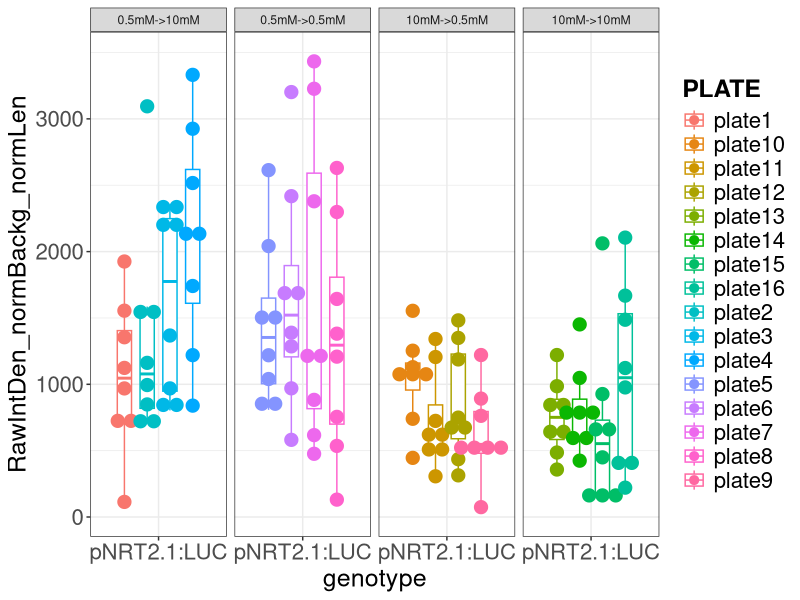
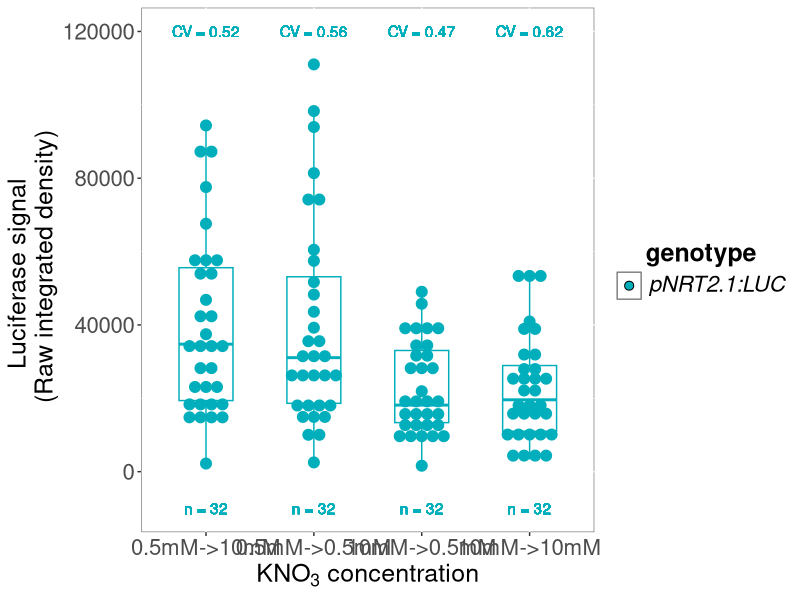
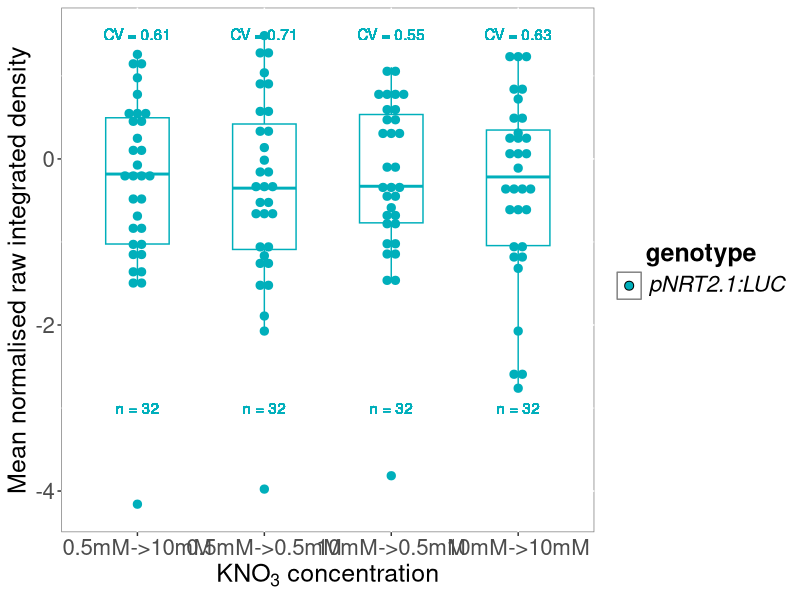
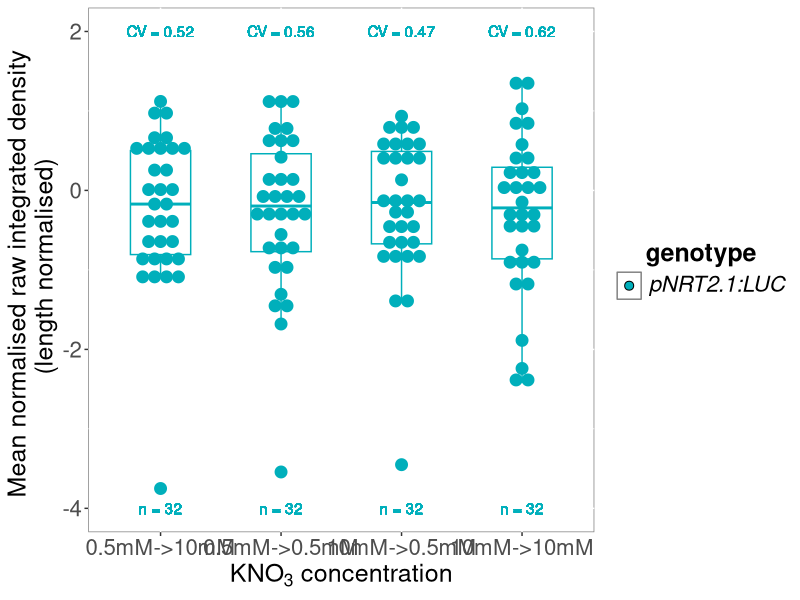
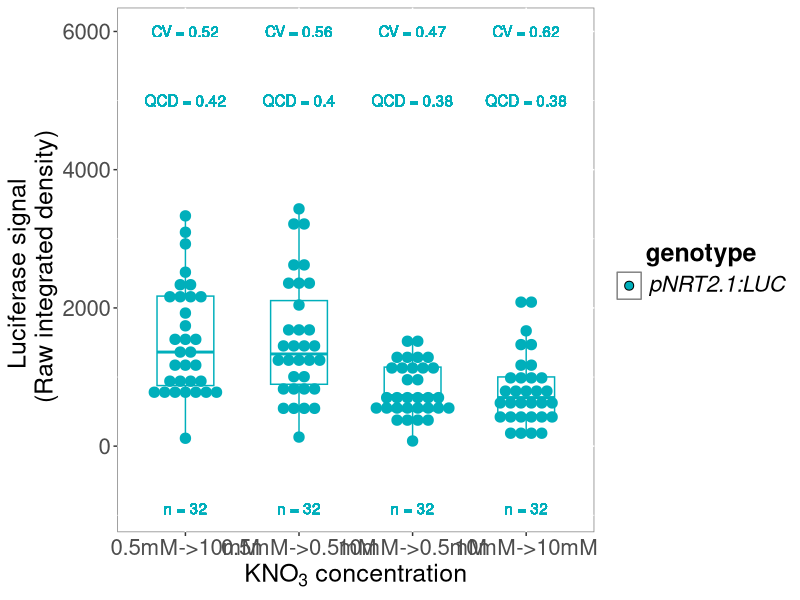
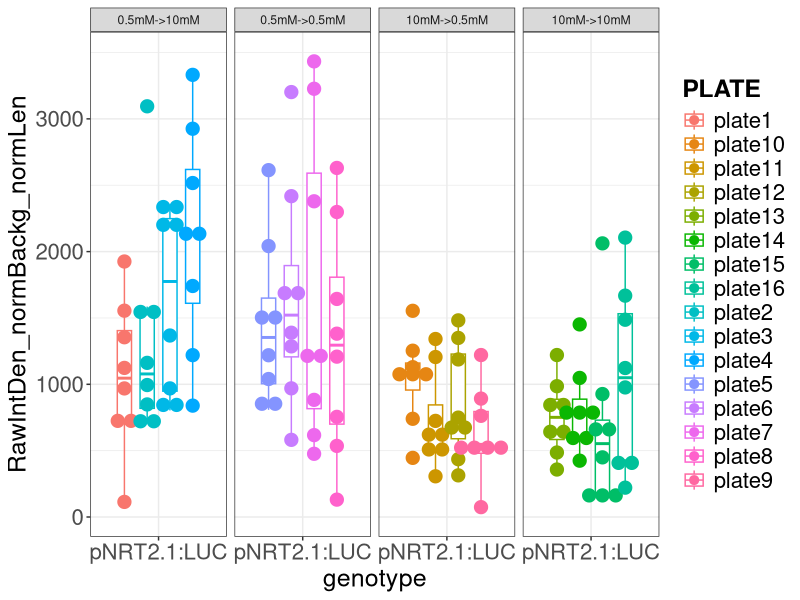
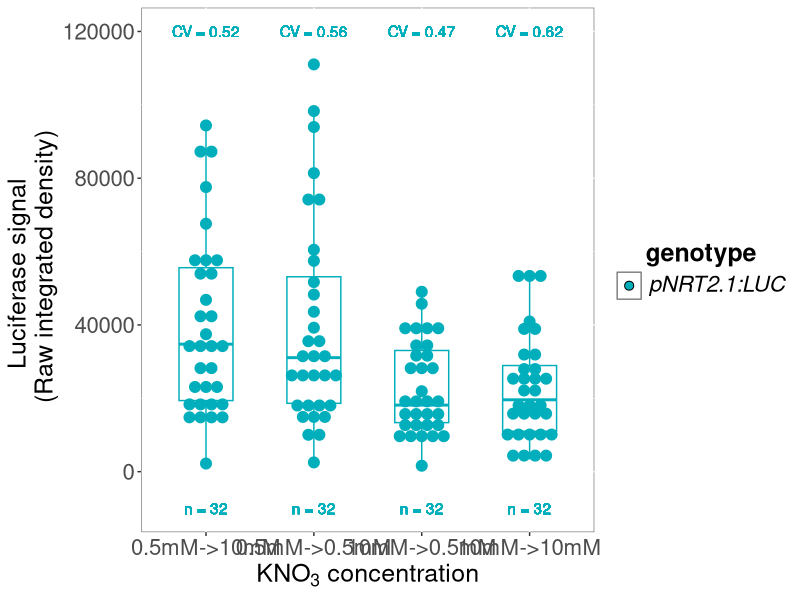
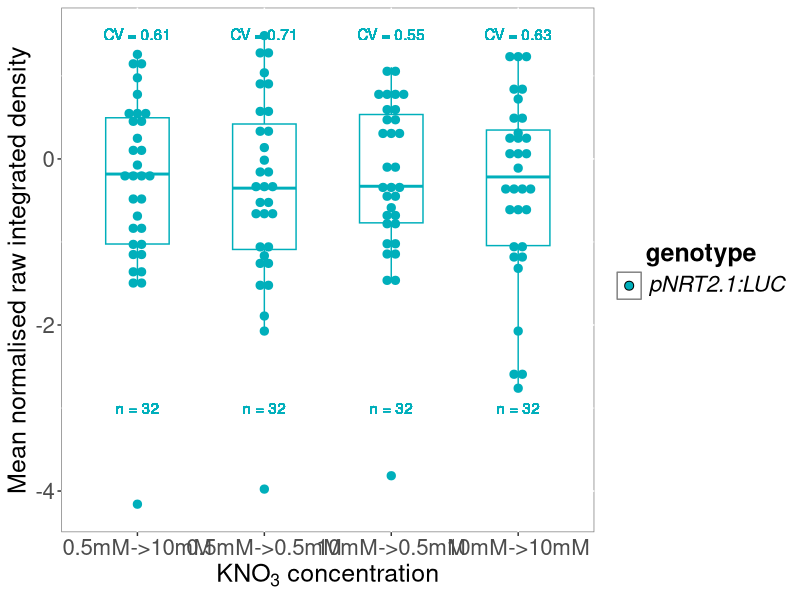

These charts were generated, in order, by the following R code: (Note: this script raises an error after producing the figures.)
####script propre#####

setwd("/Users/vettoral/Documents/luciferase_imaging_horizontal/AV_25.1_pNRT21_carence/20230612_AV_25_starvation_05_10_T0.1/")
getwd()

library(tidyverse)
library(scales)

#### test effet box ####

testbox <- read.table("AV_25_20230612_test_carence_6J_T0.1.txt",
                     header=TRUE, sep='\t') %>% 
  mutate(KNO3=factor(KNO3, levels = c("0.5mM->10mM","0.5mM->0.5mM", "10mM->0.5mM", "10mM->10mM")))

bind_rows(testbox) %>% filter(seedling!="background") %>% 
  ggplot( aes(x=genotype, y=RawIntDen_normBackg_normLen, col=PLATE))+
  geom_boxplot( width = 0.5, position = position_dodge(0.8),
                outlier.shape = NA) + 
  geom_dotplot(aes(fill = PLATE), binaxis='y', stackdir='center', 
               dotsize = 1, binwidth = 100, position = position_dodge(0.8))+
  facet_grid(~KNO3, scales= "free")+
  theme_bw()+
  theme(legend.text=element_text(size=16),
        legend.title = element_text(size=18, face="bold"), 
        axis.text=element_text(size=16), 
        axis.title=element_text(size=18),
        plot.title = element_text(size=20,face="bold"))+
  xlab("genotype") +
  ylab("RawIntDen_normBackg_normLen")

ggsave("compilation_DIFFERENCE_PLATE_AV_25.1_6j_T0_1.jpg")

######### Luciferase signal Raw integrated density #########


luc <- read.table("AV_25_20230612_test_carence_6J_T0.1.txt",
                  header=TRUE, sep='\t') %>% 
  mutate(KNO3=factor(KNO3, levels = c("0.5mM->10mM","0.5mM->0.5mM", "10mM->0.5mM", "10mM->10mM")))

luc_stats <- filter(luc, seedling!="background") %>% 
  group_by(genotype, KNO3)%>%
  summarise(n=n(),
            CV=sd(RawIntDen_normBackg_normLen, 
                  na.rm = TRUE)/ mean(RawIntDen_normBackg_normLen, na.rm = TRUE)) %>% 
  unite(Sample, genotype, KNO3, remove=FALSE) %>% 
  mutate(n=paste("n =",n),
         CV=paste("CV =", round(CV,2)))

luc$genotype <- fct_relevel(luc$genotype, c("pNRT2.1:LUC"))

levels(luc$genotype)

filter(luc, seedling!="background") %>% 
  unite(Sample, genotype, KNO3, remove=FALSE) %>% 
  full_join(luc_stats, by="Sample") %>%
  ggplot( aes(x=KNO3.x , y=RawIntDen.norm_bckg, col=genotype.x))+
  geom_boxplot(aes(color = genotype.x), width = 0.5, position = position_dodge(0.8),
               outlier.shape = NA) +
  geom_dotplot(aes(fill = genotype.x, color = genotype.x), binaxis='y', stackdir='center', 
               dotsize = 1, binwidth = 3000, position = position_dodge(0.8))+
  scale_fill_manual(values = c("#00AFBB"), name="genotype", 
                    labels=c(expression(italic("pNRT2.1:LUC"))))+
  scale_color_manual(values = c("#00AFBB"))+
  geom_text(aes(label=n , x=KNO3.x, y=-10000 ),position=position_dodge(0.8)) +
  geom_text(aes(label=CV , x=KNO3.x, y=120000 ),position=position_dodge(0.8)) +
  theme(legend.text=element_text(size=16),
        legend.title = element_text(size=18, face="bold"), 
        axis.text=element_text(size=16), 
        axis.title=element_text(size=18),
        plot.title = element_text(size=20,face="bold"),
        legend.key = element_rect(fill = "white"),
        legend.title.align=0.5, 
        panel.background = element_rect(fill = "white", colour = "grey50"))+
  xlab(expression(KNO[3]~concentration)) +
  ylab("Luciferase signal \n (Raw integrated density)") +
  guides(col="none")

ggsave("Luciferase_signal_AV_25.1_6J_T0_1.jpg")


################ Mean norm data #################


#Do the same as above but with data also normalised by the root length#

All_meanForNorm <- filter(luc, seedling!="background") %>% 
  group_by(genotype, KNO3)%>%
  summarise(average.NormRawIntDen = mean(RawIntDen.norm_bckg, na.rm = TRUE),
            n=n(),
            CV=sd(RawIntDen.norm_bckg, 
                  na.rm = TRUE)/average.NormRawIntDen) %>% 
  unite(Sample, genotype, KNO3, remove=FALSE) %>% 
  mutate(n=paste("n =",n),
         CV=paste("CV =", round(CV,2)))

All_MeanNormalised <- filter(luc, seedling!="background") %>% 
  unite(Sample, genotype, KNO3, remove=FALSE) %>% 
  full_join(., All_meanForNorm, by="Sample") %>% 
  mutate(MeanNormalised_RawIntDenSignal=log2(RawIntDen.norm_bckg/average.NormRawIntDen))

ggplot(All_MeanNormalised, aes(x=KNO3.x , y=MeanNormalised_RawIntDenSignal, col=genotype.x))+
  geom_boxplot(aes(color = genotype.x), width = 0.5, position = position_dodge(0.8),
               outlier.shape = NA) +
  geom_dotplot(aes(fill = genotype.x, color = genotype.x), binaxis='y', stackdir='center', 
               dotsize = 1, binwidth = 0.1, position = position_dodge(0.8))+
  scale_fill_manual(values = c("#00AFBB"), name="genotype", 
                    labels=c(expression(italic("pNRT2.1:LUC"))))+
  scale_color_manual(values = c("#00AFBB"))+
  geom_text(aes(label=n , x=KNO3.x, y=-3 ),position=position_dodge(0.8)) +
  geom_text(aes(label=CV , x=KNO3.x, y=1.5 ),position=position_dodge(0.8)) +
  theme(legend.text=element_text(size=16),
        legend.title = element_text(size=18, face="bold"), 
        axis.text=element_text(size=16), 
        axis.title=element_text(size=18),
        plot.title = element_text(size=20,face="bold"),
        legend.key = element_rect(fill = "white"),
        legend.title.align=0.5, 
        panel.background = element_rect(fill = "white", colour = "grey50"))+
  xlab(expression(KNO[3]~concentration)) +
  ylab("Mean normalised raw integrated density") +
  guides(col="none")

ggsave("Mean_normalized.jpg")


############# Mean norm data for length norm signal ##############


All_meanForNorm <- filter(luc, seedling!="background") %>% 
  group_by(genotype, KNO3)%>%
  summarise(average.NormRawIntDen_normLen = mean(RawIntDen_normBackg_normLen, 
                                                 na.rm = TRUE),
            n=n(),
            CV=sd(RawIntDen_normBackg_normLen, 
                  na.rm = TRUE)/average.NormRawIntDen_normLen) %>% 
  unite(Sample, genotype, KNO3, remove=FALSE) %>% 
  mutate(n=paste("n =",n),
         CV=paste("CV =", round(CV,2)))

All_MeanNormalised <- filter(luc, seedling!="background") %>% 
  unite(Sample, genotype, KNO3, remove=FALSE) %>% 
  full_join(., All_meanForNorm, by="Sample") %>% 
  mutate(MeanNormalised_RawIntDenSignal_normLen=
           log2(RawIntDen_normBackg_normLen/average.NormRawIntDen_normLen))

luc$genotype <- fct_relevel(luc$genotype, c("pNRT2.1:LUC"))

levels(luc$genotype)

ggplot(All_MeanNormalised, aes(x=KNO3.x , y=MeanNormalised_RawIntDenSignal_normLen, col=genotype.x))+
  geom_boxplot(aes(color = genotype.x), width = 0.5, position = position_dodge(0.8),
               outlier.shape = NA) +
  geom_dotplot(aes(fill = genotype.x, color = genotype.x), binaxis='y', stackdir='center', 
               dotsize = 1, binwidth = 0.15, position = position_dodge(0.8))+
  scale_fill_manual(values = c("#00AFBB"), name="genotype", 
                    labels=c(expression(italic("pNRT2.1:LUC"))))+
  scale_color_manual(values = c("#00AFBB"))+
  geom_text(aes(label=n , x=KNO3.x, y=-4 ),position=position_dodge(0.8)) +
  geom_text(aes(label=CV , x=KNO3.x, y=2 ),position=position_dodge(0.8)) +
  theme(legend.text=element_text(size=16),
        legend.title = element_text(size=18, face="bold"), 
        axis.text=element_text(size=16), 
        axis.title=element_text(size=18),
        plot.title = element_text(size=20,face="bold"),
        legend.key = element_rect(fill = "white"),
        legend.title.align=0.5, 
        panel.background = element_rect(fill = "white", colour = "grey50"))+
  xlab(expression(KNO[3]~concentration)) +
  ylab("Mean normalised raw integrated density \n (length normalised)") +
  guides(col="none")

ggsave("Meannorm_data_length_norm_AV_25.1_6j_T0_1.jpg")


############## RawIntDen_normBackg_normLen ############


luc <- read.table("AV_25_20230612_test_carence_6J_T0.1.txt",
                  header=TRUE, sep='\t') %>% 
  mutate(KNO3=factor(KNO3, levels = c("0.5mM->10mM","0.5mM->0.5mM", "10mM->0.5mM", "10mM->10mM")))

luc_stats <- filter(luc, seedling!="background") %>% 
  group_by(genotype, KNO3)%>%
  summarise(n=n(),
            CV=sd(RawIntDen_normBackg_normLen, 
                  na.rm = TRUE)/ mean(RawIntDen_normBackg_normLen, na.rm = TRUE),
            QCD=(as.numeric(quantile(RawIntDen_normBackg_normLen, 0.75, na.rm = TRUE))-
                   as.numeric(quantile(RawIntDen_normBackg_normLen, 0.25, na.rm = TRUE)))/
              (as.numeric(quantile(RawIntDen_normBackg_normLen, 0.75, na.rm = TRUE))+
                 as.numeric(quantile(RawIntDen_normBackg_normLen, 0.25, na.rm = TRUE)))) %>% 
  unite(Sample, genotype, KNO3, remove=FALSE) %>% 
  mutate(n=paste("n =",n),
         CV=paste("CV =", round(CV,2)),
         QCD=paste("QCD =", round(QCD,2)))

luc$genotype <- fct_relevel(luc$genotype, c("pNRT2.1:LUC"))

levels(luc$genotype)

filter(luc, seedling!="background") %>% 
  unite(Sample, genotype, KNO3, remove=FALSE) %>% 
  full_join(luc_stats, by="Sample") %>%
  ggplot( aes(x=KNO3.x , y=RawIntDen_normBackg_normLen, col=genotype.x))+
  geom_boxplot(aes(color = genotype.x), width = 0.5, position = position_dodge(0.8),
               outlier.shape = NA) +
  geom_dotplot(aes(fill = genotype.x, color = genotype.x), binaxis='y', stackdir='center', 
               dotsize = 1, binwidth = 150, position = position_dodge(0.8))+
  scale_fill_manual(values = c("#00AFBB"), name="genotype", 
                    labels=c(expression(italic("pNRT2.1:LUC"))))+
  scale_color_manual(values = c("#00AFBB"))+
  geom_text(aes(label=n , x=KNO3.x, y=-900 ),position=position_dodge(0.8)) +
  geom_text(aes(label=CV , x=KNO3.x, y=6000 ),position=position_dodge(0.8)) +
  geom_text(aes(label=QCD , x=KNO3.x, y=5000 ),position=position_dodge(0.8)) +
  theme(legend.text=element_text(size=16),
        legend.title = element_text(size=18, face="bold"), 
        axis.text=element_text(size=16), 
        axis.title=element_text(size=18),
        plot.title = element_text(size=20,face="bold"),
        legend.key = element_rect(fill = "white"),
        legend.title.align=0.5, 
        panel.background = element_rect(fill = "white", colour = "grey50"))+
  xlab(expression(KNO[3]~concentration)) +
  ylab("Luciferase signal \n (Raw integrated density)") +
  guides(col="none")

  guides(col="none")+stat_compare_means(label="p.format", method = "wilcox.test",
                                        label.x = 1.4,
                                        label.y = 8000)

ggsave("RawIntDen_normBackg_normLen_AV_25.1_6J_T0_1.jpg")


###########lenght_roots############

library(ggpubr)

luc <- read.table("AV_25_20230612_test_carence_6J_T0.1.txt",
                  header=TRUE, sep='\t') %>% 
  mutate(KNO3=factor(KNO3, levels = c("0.5mM->10mM","0.5mM->0.5mM", "10mM->0.5mM", "10mM->10mM")))

luc_stats <- filter(luc, seedling!="background") %>% 
  group_by(genotype, KNO3)%>%
  summarise(n=n(),
            CV=sd(RawIntDen_normBackg_normLen, 
                  na.rm = TRUE)/ mean(RawIntDen_normBackg_normLen, na.rm = TRUE)) %>% 
  unite(Sample, genotype, KNO3, remove=FALSE) %>% 
  mutate(n=paste("n =",n),
         CV=paste("CV =", round(CV,2)))

luc$genotype <- fct_relevel(luc$genotype, c("pNRT2.1:LUC"))

levels(luc$genotype)

my_comparisons <- list( c("0.5mM->10mM", "0.5mM->0.5mM"),
                        c("0.5mM->10mM", "10mM->0.5mM"),
                        c("0.5mM->10mM", "10mM->10mM"),
                        c("0.5mM->0.5mM", "10mM->0.5mM"),
                        c("0.5mM->0.5mM", "10mM->10mM"))

filter(luc, seedling!="background") %>% 
  unite(Sample, genotype, KNO3, remove=FALSE) %>% 
  full_join(luc_stats, by="Sample") %>%
  ggplot( aes(x=KNO3.x , y=length_mm, col=genotype.x))+
  geom_boxplot(aes(color = genotype.x), width = 0.5, position = position_dodge(0.8),
               outlier.shape = NA) +
  geom_dotplot(aes(fill = genotype.x, color = genotype.x), binaxis='y', stackdir='center', 
               dotsize = 1, binwidth = 0.4, position = position_dodge(0.8))+
  scale_fill_manual(values = c("#00AFBB"), name="genotype", 
                    labels=c(expression(italic("pNRT2.1:LUC"))))+
  scale_color_manual(values = c("#00AFBB"))+
  geom_text(aes(label=n , x=KNO3.x, y=17 ),position=position_dodge(0.8)) +
    theme(legend.text=element_text(size=16),
        legend.title = element_text(size=18, face="bold"), 
        axis.text=element_text(size=16), 
        axis.title=element_text(size=18),
        plot.title = element_text(size=20,face="bold"),
        legend.key = element_rect(fill = "white"),
        legend.title.align=0.5, 
        panel.background = element_rect(fill = "white", colour = "grey50"))+
  stat_compare_means(comparisons = my_comparisons, label="p.format", method = "wilcox.test")+
  xlab(expression(KNO[3]~concentration)) +
  ylab("length roots") +
  guides(col="none")


ggsave("length_AV_25.1_6J_T0_1.jpg")


